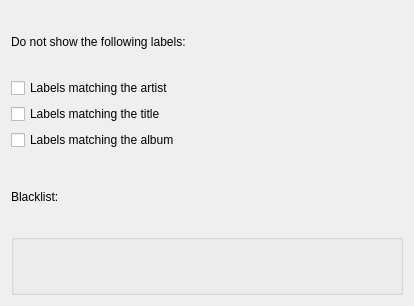
<?xml version="1.0" encoding="UTF-8"?>
<ui version="4.0">
 <class>labelsBlacklistSettings</class>
 <widget class="QWidget" name="labelsBlacklistSettings">
  <property name="geometry">
   <rect>
    <x>0</x>
    <y>0</y>
    <width>414</width>
    <height>306</height>
   </rect>
  </property>
  <layout class="QVBoxLayout" name="verticalLayout">
   <item>
    <widget class="QLabel" name="label">
     <property name="text">
      <string>Do not show the following labels:</string>
     </property>
    </widget>
   </item>
   <item>
    <widget class="QCheckBox" name="matchArtistCheckBox">
     <property name="text">
      <string>Labels matching the artist</string>
     </property>
    </widget>
   </item>
   <item>
    <widget class="QCheckBox" name="matchTitleCheckBox">
     <property name="text">
      <string>Labels matching the title</string>
     </property>
    </widget>
   </item>
   <item>
    <widget class="QCheckBox" name="matchAlbumCheckBox">
     <property name="text">
      <string>Labels matching the album</string>
     </property>
    </widget>
   </item>
   <item>
    <spacer name="verticalSpacer_2">
     <property name="orientation">
      <enum>Qt::Vertical</enum>
     </property>
     <property name="sizeType">
      <enum>QSizePolicy::Fixed</enum>
     </property>
     <property name="sizeHint" stdset="0">
      <size>
       <width>20</width>
       <height>10</height>
      </size>
     </property>
    </spacer>
   </item>
   <item>
    <widget class="QLabel" name="label_4">
     <property name="text">
      <string>Blacklist:</string>
     </property>
    </widget>
   </item>
   <item>
    <widget class="QGroupBox" name="groupBox">
     <property name="title">
      <string/>
     </property>
     <layout class="QGridLayout" name="gridLayout">
      <item row="0" column="0">
       <widget class="KEditListWidget" name="blacklistEditListBox">
        <property name="buttons">
         <set>KEditListWidget::Add|KEditListWidget::Remove</set>
        </property>
       </widget>
      </item>
     </layout>
    </widget>
   </item>
  </layout>
 </widget>
 <customwidgets>
  <customwidget>
   <class>KEditListWidget</class>
   <extends>QWidget</extends>
   <header>keditlistwidget.h</header>
  </customwidget>
 </customwidgets>
 <resources/>
 <connections/>
</ui>
